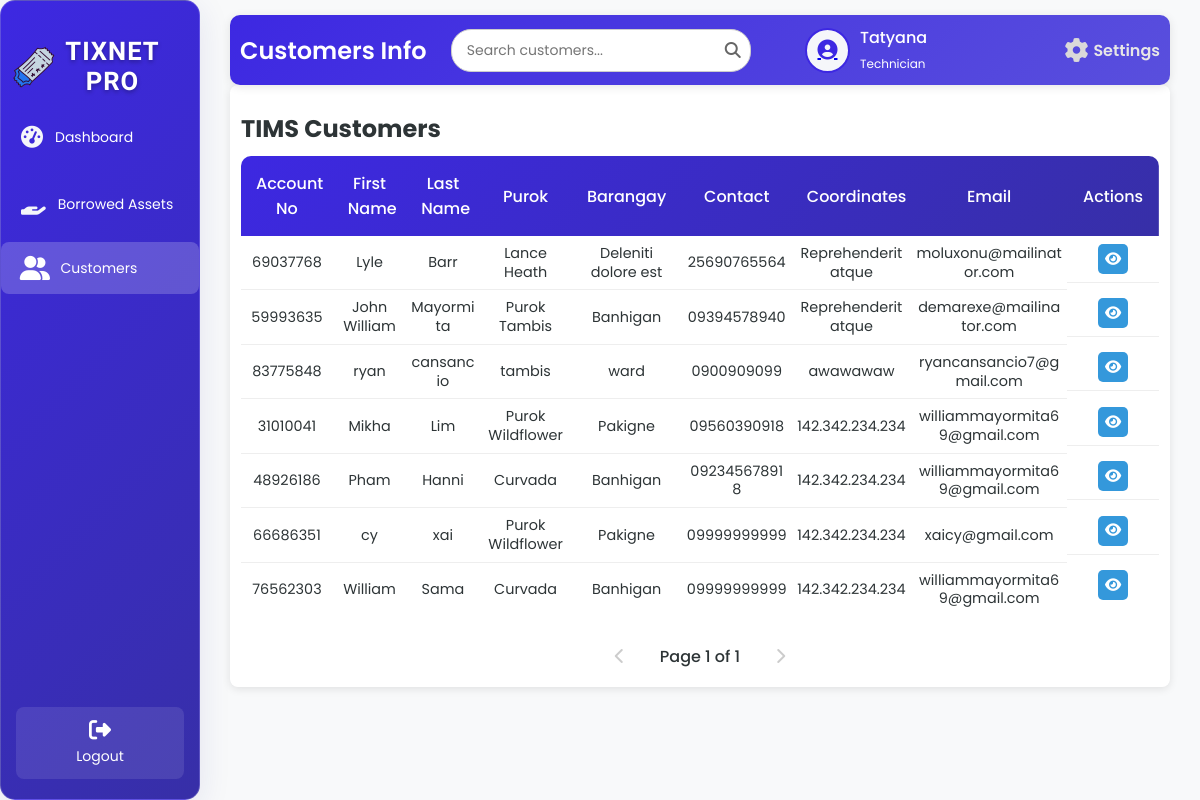
The app's page /techCustomers.php (signed in), older data.
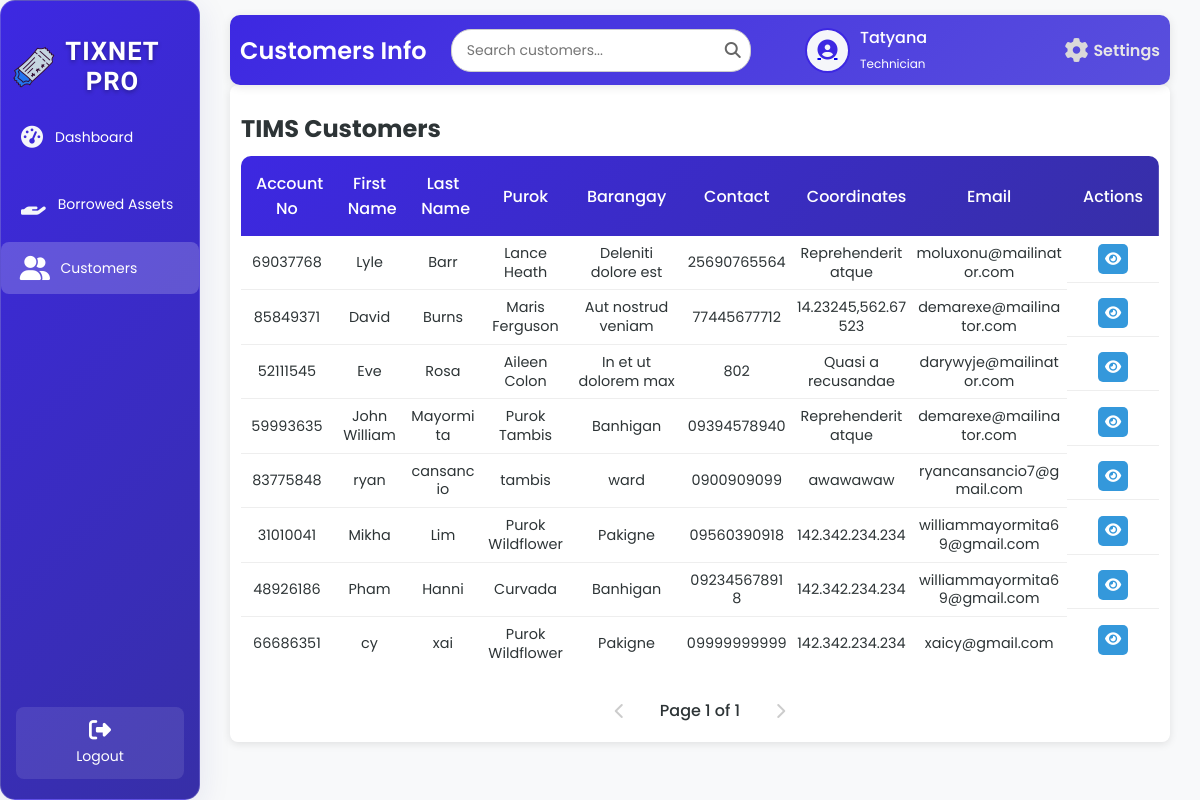
The same page, newer data.
### tables this page shows
CREATE TABLE `tbl_customer` (
  `c_id` int(50) NOT NULL,
  `c_fname` varchar(200) NOT NULL,
  `c_lname` varchar(200) NOT NULL,
  `c_purok` varchar(200) NOT NULL,
  `c_barangay` varchar(200) NOT NULL,
  `c_contact` varchar(100) NOT NULL,
  `c_email` varchar(200) NOT NULL,
  `c_date` date NOT NULL,
  `c_napname` varchar(200) NOT NULL,
  `c_napport` int(50) NOT NULL,
  `c_macaddress` varchar(200) NOT NULL,
  `c_status` varchar(200) NOT NULL,
  `c_plan` varchar(200) NOT NULL,
  `c_equipment` varchar(200) NOT NULL,
  `c_account_no` int(100) NOT NULL,
  `c_coordinates` varchar(200) NOT NULL,
  `c_balance` int(50) NOT NULL,
  `c_startdate` varchar(100) NOT NULL,
  `c_nextdue` varchar(100) NOT NULL,
  `c_lastdue` varchar(100) NOT NULL,
  `c_nextbill` varchar(100) NOT NULL,
  `c_billstatus` varchar(100) NOT NULL,
  `c_advancedays` varchar(200) NOT NULL,
  `c_advance` int(200) NOT NULL
);

### techCustomers.php (the view, shortened to what the changed rows need)
<?php
include 'db.php';
function jsEscape($str) {
    return str_replace(
        ["\\", "'", "\"", "\n", "\r", "\t"],
        ["\\\\", "\\'", "\\\"", "\\n", "\\r", "\\t"],
        $str
    );
}
$limit = 10;
$page = isset($_GET['page']) ? (int)$_GET['page'] : 1;
$offset = ($page - 1) * $limit;
$sql = "SELECT c_account_no, c_fname, c_lname, c_purok, c_barangay, c_contact, c_email, c_coordinates, c_date, c_napname, c_napport, c_macaddress, c_status, c_plan, c_equipment
        FROM tbl_customer WHERE c_status NOT LIKE 'ARCHIVED:%' OR c_status IS NULL LIMIT ?, ?";
$stmt = $conn->prepare($sql);
$stmt->bind_param("ii", $offset, $limit);
$stmt->execute();
$result = $stmt->get_result();
?>
<!DOCTYPE html>
<html lang="en">
<head>
    <link rel="stylesheet" href="techCustomersS.css">
    <link rel="stylesheet" href="https://cdnjs.cloudflare.com/ajax/libs/font-awesome/6.6.0/css/all.min.css" />
</head>
<body>
<div class="wrapper">
    <div class="sidebar glass-container">
        <h2><img src="image/logo.png" alt="Tix Net Icon" class="sidebar-icon">TixNet Pro</h2>
    </div>
    <div class="container">
        <div class="upper">
            <h1>Customers Info</h1>
        </div>
        <div class="table-box glass-container">
            <h2>TIMS Customers</h2>
            <table id="customers-table">
                <thead>
                    <tr>
                        <th>Account No</th>
                        <th>First Name</th>
                        <th>Last Name</th>
                        <th>Purok</th>
                        <th>Barangay</th>
                        <th>Contact</th>
                        <th>Coordinates</th>
                        <th>Email</th>
                        <th>Actions</th>
                    </tr>
                </thead>
                <tbody id="customers-tbody">
                    <?php
                    if ($result->num_rows > 0) {
                        while ($row = $result->fetch_assoc()) {
                            $displayStatus = ($row['c_status'] ?? '');
                            echo "<tr>
                                    <td>" . htmlspecialchars($row['c_account_no'], ENT_QUOTES, 'UTF-8') . "</td>
                                    <td>" . htmlspecialchars($row['c_fname'], ENT_QUOTES, 'UTF-8') . "</td>
                                    <td>" . htmlspecialchars($row['c_lname'], ENT_QUOTES, 'UTF-8') . "</td>
                                    <td>" . htmlspecialchars($row['c_purok'], ENT_QUOTES, 'UTF-8') . "</td>
                                    <td>" . htmlspecialchars($row['c_barangay'], ENT_QUOTES, 'UTF-8') . "</td>
                                    <td>" . htmlspecialchars($row['c_contact'], ENT_QUOTES, 'UTF-8') . "</td>
                                    <td>" . htmlspecialchars($row['c_coordinates'], ENT_QUOTES, 'UTF-8') . "</td>
                                    <td>" . htmlspecialchars($row['c_email'], ENT_QUOTES, 'UTF-8') . "</td>
                                    <td class='action-buttons'>
                                        <a class='view-btn' onclick=\"showViewModal('" . htmlspecialchars($row['c_account_no'], ENT_QUOTES, 'UTF-8') . "', '" . jsEscape($row['c_fname']) . "', '" . jsEscape($row['c_lname']) . "', '" . jsEscape($row['c_purok']) . "', '" . jsEscape($row['c_barangay']) . "', '" . jsEscape($row['c_contact']) . "', '" . jsEscape($row['c_email']) . "', '" . jsEscape($row['c_coordinates']) . "', '" . jsEscape($row['c_date']) . "', '" . jsEscape($row['c_napname']) . "', '" . jsEscape($row['c_napport']) . "', '" . jsEscape($row['c_macaddress']) . "', '" . jsEscape($displayStatus) . "', '" . jsEscape($row['c_plan']) . "', '" . jsEscape($row['c_equipment']) . "')\" title='View'><i class='fas fa-eye'></i></a>
                                    </td>
                                  </tr>";
                        }
                    } else {
                        echo "<tr><td colspan='9' style='text-align: center;'>No active customers found.</td></tr>";
                    }
                    ?>
                </tbody>
            </table>
        </div>
    </div>
</div>
</body>
</html>

Row changes from the older to the newer data that the page shows:
removed tbl_customer: c_account_no "76562303", c_fname "William", c_lname "Sama", c_purok "Curvada", c_barangay "Banhigan", c_contact "09999999999", c_coordinates "142.342.234.234", c_email "williammayormita69@gmail.com"
now on this page (row edited): tbl_customer: c_account_no "85849371", c_fname "David", c_lname "Burns", c_purok "Maris Ferguson", c_barangay "Aut nostrud veniam", c_contact "77445677712", c_coordinates "14.23245,562.67523", c_email "demarexe@mailinator.com"
now on this page (row edited): tbl_customer: c_account_no "52111545", c_fname "Eve", c_lname "Rosa", c_purok "Aileen Colon", c_barangay "In et ut dolorem max", c_contact "802", c_coordinates "Quasi a recusandae", c_email "darywyje@mailinator.com"
